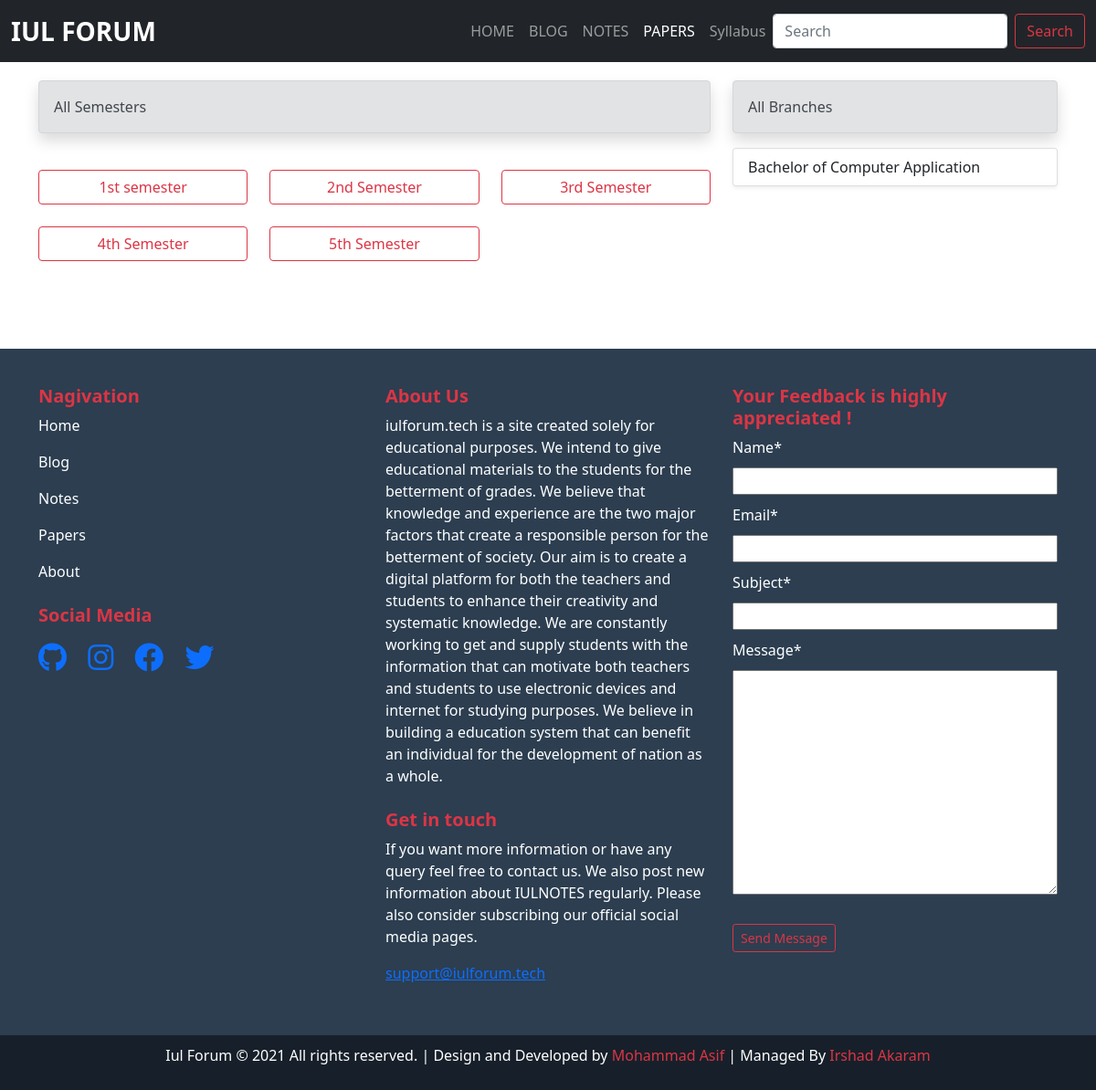
The page /papers/bachelor-of-computer-application on the database its author committed.
### papers/models.py (models this page shows, shortened)
class Semester(models.Model):
    semester = models.CharField(max_length=50)
    slug = models.SlugField(unique=True, max_length=50)
    branch = models.ForeignKey(Branch, related_name="semester", default="" ,on_delete=models.CASCADE)
    timestamp = models.DateTimeField(auto_now_add=True)
    def get_absolute_url(self):
        return reverse("semester_details", kwargs={"branch": self.branch.slug, "slug": self.slug})

class Branch(models.Model):
    name = models.CharField( max_length=50)
    slug = models.SlugField(max_length=50, unique=True)
    description = models.TextField(blank = True)
    image = models.ImageField(upload_to='images/')
    timestamp = models.DateTimeField(auto_now_add=True)
    def get_absolute_url(self):
        return reverse("branch_detail", kwargs={"slug": self.slug})

### papers/views.py (the view)
# urls.py: path('/<slug:slug>', views.branch_detail, name="branch_detail"),
def branch_detail(request, slug):
    branch = get_object_or_404(Branch, slug=slug)
    semesters = Semester.objects.filter(branch= branch)
    branches = Branch.objects.all()
    new_feedback = None
    if request.method == "POST":
        feedback_form = FeedbackForm(request.POST)
        if feedback_form.is_valid():
            new_feedback = feedback_form.save(commit=False)
            new_feedback.save()
            feedback_form = FeedbackForm()
    else:
        feedback_form = FeedbackForm()
    context = {
        'branch': branch,
        'semesters' : semesters,
        "branches" : branches,
        "feedback_form" : feedback_form
    }
    return render(request, 'paper/branch_detail.html', context)

### home/forms.py
class FeedbackForm(forms.ModelForm):
    class Meta:
        model = Feedback
        fields = ('name', 'email', 'subject', 'message')

### templates/paper/branch_detail.html (shortened to what this page needs)
{% extends 'layout.html' %}
{% load static %}
{% load crispy_forms_tags %}
{% block papers_active %} active {% endblock papers_active %}
{% block content %}
<div class="blog-container my-3">
    <div class="container">
        <div class="blog-head col-sm-8">
            <div class="blog-head-title">
                <h1>{{branch.name}}</h1>
            </div>
        </div>
        <div class="blog-content my-4">
            <div class="row  blow-row">
                <div class="col-sm-8">
                    <div class="alert alert-secondary shadow" role="alert">
                        All Semesters
                    </div>
                    <div class="blog-latest-post">
                        <div class="row row-cols-1 row-cols-md-3 g-4 mt-2 mb-5 text-center">
                            {% for semester in semesters %}
                            <div class="col">
                                <a class="btn d-grid gap-2 btn-outline-danger" href="{{semester.get_absolute_url}}"
                                    role="button">{{semester.semester}}</a>
                            </div>
                            {%empty%}
                            <h5 class="text-center">Not Found :(</h5>
                            {% endfor %}
                        </div>
                    </div>
                </div>
                <div class="col-sm-4">
                    <div class="blog-category-sidebar">
                        <div class="alert alert-secondary shadow" role="alert">
                            All Branches
                        </div>
                        {% for branch in branches %}
                        <div class="list-group my-2 shadow-sm">
                            <a href="{{branch.get_absolute_url}}" class="list-group-item list-group-item-action "
                                aria-current="true"> {{branch.name}}</a>
                        </div>
                        {% endfor %}
                    </div>
                </div>
            </div>
        </div>
    </div>
</div>
{% endblock content %}

### static/css/style.css (style rules this page uses)
body { margin: 0; padding: 0; box-sizing: border-box; background: #F7F9F9; }

### templates/layout.html (style rules this page uses)
.controls input { width: 100%; margin: 10px 0px; }
.controls textarea { width: 100%; margin: 10px 0px; }

### rows shown on the page
Semester: semester "1st semester"
Semester: semester "2nd Semester"
Semester: semester "3rd Semester"
Semester: semester "4th Semester"
Semester: semester "5th Semester"
Branch: name "Bachelor of Computer Application"
